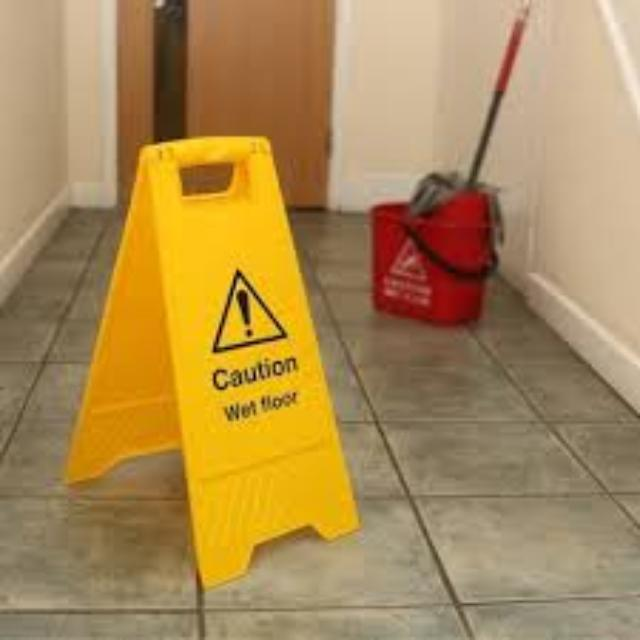
#> input picture dataset/test/images/10_jpg.rf.cc8f4cad60ab20875b2b54c9b85c3f4f.jpg, 640 x 640 px; its folder holds 4 pictures in this run
$ python check_unseen.py
#> lines starting #> are read from the running program, lines starting #| are printed output that depends on the picture
"""
check_unseen.py
Two sanity checks for the unseen test set before you evaluate on it:

  1. LABELS:  every image has a valid YOLO label file; prints images per class.
              An empty .txt file means "no sign in this image" (a background image).
  2. OVERLAP: screens for near-duplicates of images in dataset/train, valid and test,
              using a perceptual hash. It catches the same or almost the same picture,
              but it is only a screen: it cannot prove two different photos of the same
              sign are unrelated.

Usage (run from the repository root):
  python src/testing/check_unseen.py
  python src/testing/check_unseen.py --threshold 8      # stricter duplicate screen
"""
import argparse
from collections import Counter
from pathlib import Path

import cv2
import numpy as np

IMG_EXT = {".jpg", ".jpeg", ".png", ".bmp", ".webp"}
NAMES = ["exit", "mens_restroom", "womens_restroom", "no_entry", "slippery_floor"]


def list_images(folder):
    return sorted(p for p in folder.iterdir() if p.suffix.lower() in IMG_EXT) if folder.exists() else []


def check_labels(root):
    images = list_images(root / "images")
    print(f"\n=== LABEL CHECK: {len(images)} images in {root / 'images'} ===")
    counts, problems, empty = Counter(), [], 0
    for img in images:
        lf = root / "labels" / (img.stem + ".txt")
        if not lf.exists():
            problems.append(f"no label file for {img.name} (create an empty {img.stem}.txt if it has no sign)")
            continue
        rows = [ln.split() for ln in lf.read_text().splitlines() if ln.strip()]
        if not rows:
            empty += 1
            continue
        ids = set()
        for r in rows:
            try:
                cid, vals = int(r[0]), [float(x) for x in r[1:]]
            except ValueError:
                problems.append(f"{lf.name}: unreadable line '{' '.join(r)}'")
                continue
            if len(r) != 5:
                problems.append(f"{lf.name}: expected 5 values per line (class x y w h), got {len(r)}")
            elif cid not in range(len(NAMES)):
                problems.append(f"{lf.name}: class id {cid} is not 0-{len(NAMES) - 1}")
            elif any(v < 0 or v > 1 for v in vals):
                problems.append(f"{lf.name}: box values must be between 0 and 1")
            else:
                ids.add(cid)
        counts.update(ids)

    print(f"{'class':18s}images")
    for i, n in enumerate(NAMES):
        print(f"{i} {n:16s}{counts[i]}")
    print(f"{'(no sign)':18s}{empty}")
    if problems:
        print(f"\n{len(problems)} problem(s):")
        for p in problems:
            print("  -", p)
    else:
        print("\nNo label problems found.")


def dhash(path, size=8):
#> called with size = 8
    img = cv2.imread(str(path), cv2.IMREAD_GRAYSCALE)
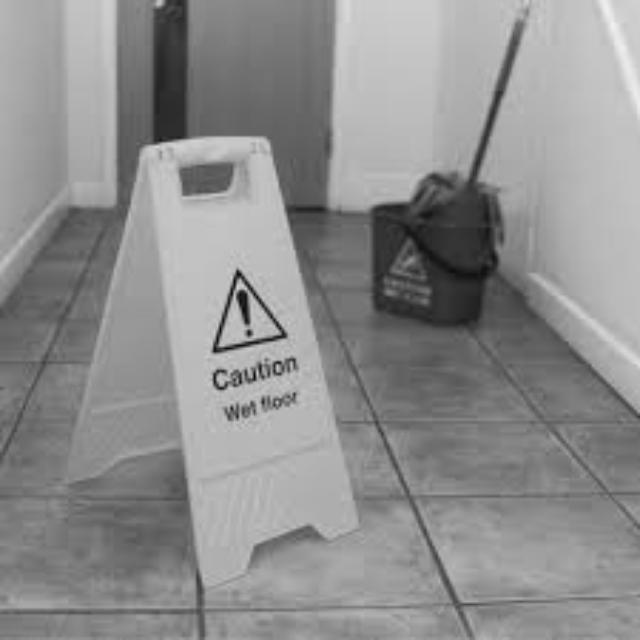
#> img: shape (640, 640); min 6, max 241, mean 142.2
    if img is None:
        return None
    small = cv2.resize(img, (size + 1, size), interpolation=cv2.INTER_AREA)
    return (small[:, 1:] > small[:, :-1]).flatten()


def check_overlap(root, dataset, threshold):
    unseen = list_images(root / "images")
    ref_paths = [p for s in ("train", "valid", "test") for p in list_images(dataset / s / "images")]
    print(f"\n=== OVERLAP CHECK: {len(unseen)} unseen vs {len(ref_paths)} dataset images ===")
    ref = [(p, dhash(p)) for p in ref_paths]
#> call 2 of dhash, with size = 8
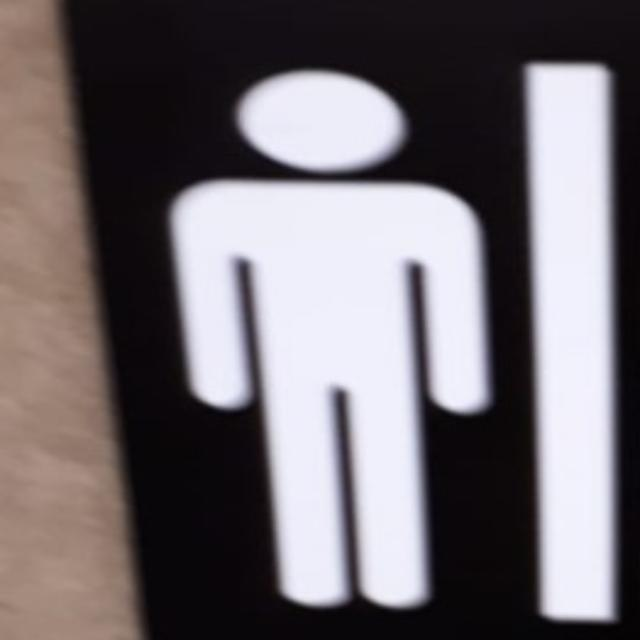
#> input picture dataset/test/images/113_jpg.rf.53ad411d08ee5ecf5f2260ad4a9966e0.jpg, 640 x 640 px
#> in dhash (call 2), `img = cv2.imread(str(path), cv2.IMREAD_GRAYSCALE)`:
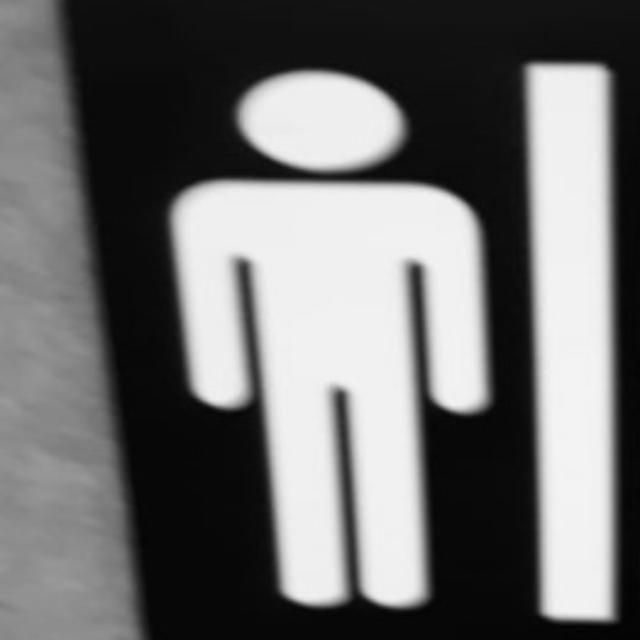
#> img: shape (640, 640); min 2, max 244, mean 110.1
#> call 3 of dhash, with size = 8
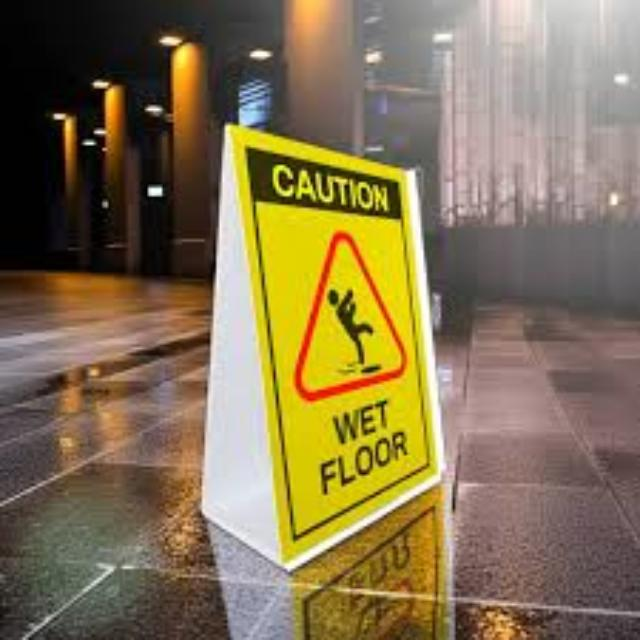
#> input picture dataset/test/images/122_jpg.rf.e9024b3bfb79d76bc61915a6ef82b68e.jpg, 640 x 640 px
#> in dhash (call 3), `img = cv2.imread(str(path), cv2.IMREAD_GRAYSCALE)`:
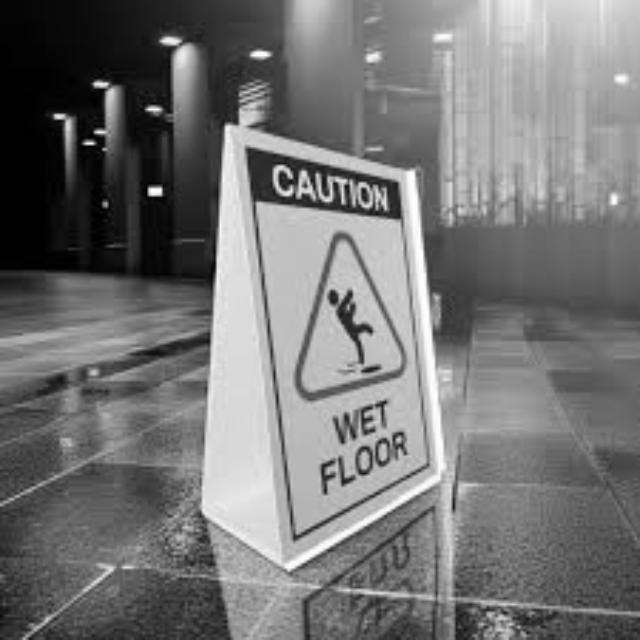
#> img: shape (640, 640); min 0, max 255, mean 116.6
#> call 4 of dhash, with size = 8
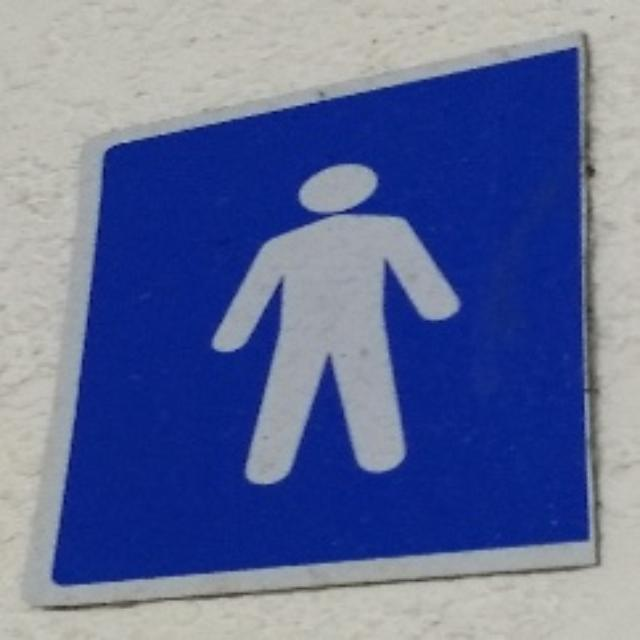
#> input picture dataset/test/images/12_jpg.rf.c34eaf33b228769cb1b009b918542522.jpg, 640 x 640 px
#> in dhash (call 4), `img = cv2.imread(str(path), cv2.IMREAD_GRAYSCALE)`:
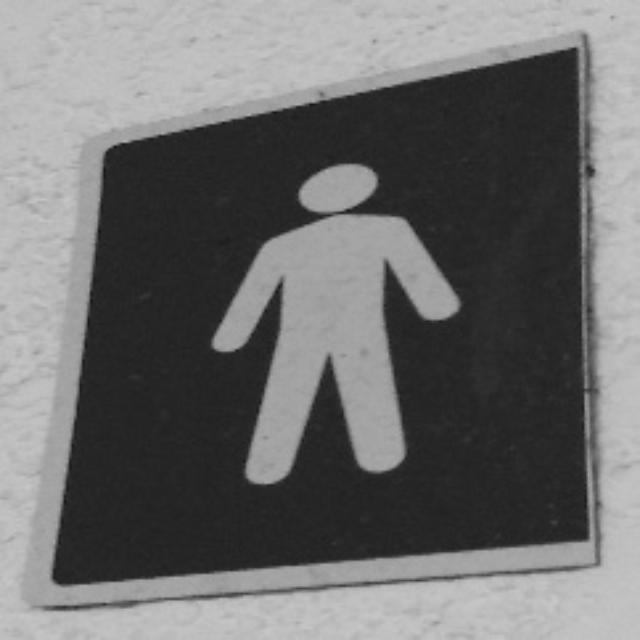
#> img: shape (640, 640); min 19, max 203, mean 109.8
#> ref = 12 items
    ref = [(p, h) for p, h in ref if h is not None]
    if not ref:
        print("No reference images found. Is the dataset folder correct?")
        return
    ref_hashes = np.stack([h for _, h in ref])

    flagged = 0
    for img in unseen:
        h = dhash(img)
        if h is None:
            print(f"  could not read {img.name}")
            continue
        dist = np.count_nonzero(ref_hashes != h, axis=1)
#> dist = [0, 28, 31, 30, 0, 28, 31, 30, 0, 28, 31, 30]
        j = int(dist.argmin())
#> j = 0
        if dist[j] <= threshold:
            flagged += 1
#> (the run stopped early here; a loop or call above may not have finished)
